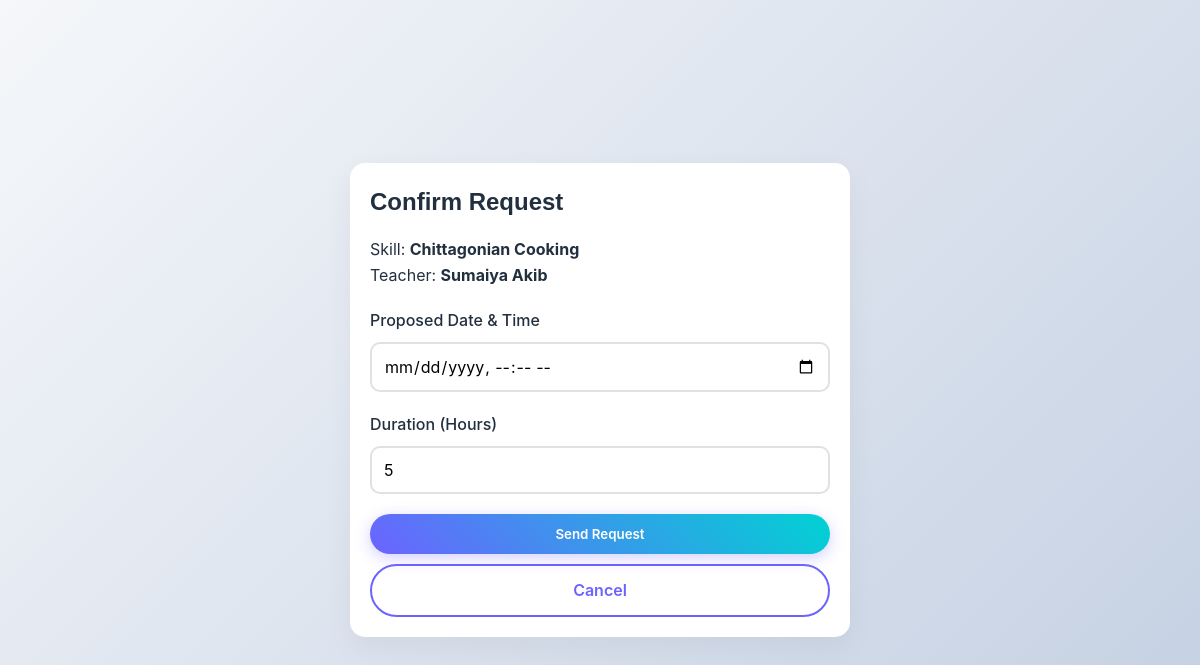
Page /skillswap/book_session.php?teacher_id=2&skill_id=2 (signed in) on the committed database.
### tables this page shows
CREATE TABLE user (
    user_id INT AUTO_INCREMENT PRIMARY KEY,
    
    first_name VARCHAR(50),
    last_name VARCHAR(50),
    email VARCHAR(120) UNIQUE NOT NULL,
    password VARCHAR(100) NOT NULL,
    role ENUM('admin','user') DEFAULT 'user',
    preferred_language VARCHAR(50),
    city VARCHAR(80),
    country VARCHAR(80),

    skillpoints INT DEFAULT 0
);

CREATE TABLE skill (
    skill_id INT AUTO_INCREMENT PRIMARY KEY,
    title VARCHAR(200) NOT NULL,
    category VARCHAR(100),
    difficulty_level VARCHAR(50),
    difficulty_notes VARCHAR(255),
    est_learning_time INT,
    is_verified BOOLEAN DEFAULT FALSE
);

### skillswap/book_session.php (the view, shortened to what this page needs)
<?php
include 'includes/db.php';
$teacher_id = intval($_GET['teacher_id']);
$skill_id = intval($_GET['skill_id']);
$sql = "SELECT u.first_name, u.last_name, s.title, s.est_learning_time
        FROM user u, skill s
        WHERE u.user_id = $teacher_id AND s.skill_id = $skill_id";
$info = $conn->query($sql)->fetch_assoc();
?>
<!DOCTYPE html>
<html lang="en">
<head>
    <link rel="stylesheet" href="css/style.css">
</head>
<body style="display:flex; justify-content:center; align-items:center; min-height:100vh;">
<div class="card" style="width: 100%; max-width: 500px;">
    <h2>Confirm Request</h2>
    <p>Skill: <strong><?php echo $info['title']; ?></strong></p>
    <p>Teacher: <strong><?php echo $info['first_name'] . ' ' . $info['last_name']; ?></strong></p>
    <form method="POST" action="" style="margin-top: 20px;">
        <div class="form-group">
            <label>Proposed Date & Time</label>
            <input type="datetime-local" name="scheduled_time" required>
        </div>
        <div class="form-group">
            <label>Duration (Hours)</label>
            <input type="number" name="duration" value="<?php echo $info['est_learning_time'] ? $info['est_learning_time'] : 1; ?>" min="1" max="5">
        </div>
        <button type="submit" class="btn btn-primary" style="width: 100%;">Send Request</button>
        <a href="skills.php" class="btn btn-outline" style="width: 100%; text-align: center; margin-top: 10px; display:block;">Cancel</a>
    </form>
</div>
</body>
</html>

### skillswap/css/style.css (style rules this page uses)
:root { --primary: #6C63FF; --primary-dark: #5a52d5; --secondary: #00D2D3; --accent: #FF9F43; --danger: #FF6B6B; --success: #1dd1a1; --dark: #222f3e; --light: #f8f9fa; --glass: rgba(255, 255, 255, 0.95); --glass-border: rgba(255, 255, 255, 0.2); --font-heading: 'Poppins', sans-serif; --font-body: 'Inter', sans-serif; }
* { margin: 0; padding: 0; box-sizing: border-box; font-family: var(--font-body); }
body { background: linear-gradient(135deg, #f5f7fa 0%, #c3cfe2 100%); color: var(--dark); line-height: 1.6; min-height: 100vh; }
h1, h2, h3, h4, h5, h6 { font-family: var(--font-heading); color: var(--dark); margin-bottom: 1rem; }
a { text-decoration: none; color: var(--primary); transition: all 0.3s ease; }
.btn { display: inline-block; padding: 12px 24px; border-radius: 50px; font-weight: 600; cursor: pointer; border: none; transition: transform 0.2s, box-shadow 0.2s; }
.btn-primary { background: linear-gradient(45deg, var(--primary), var(--secondary)); color: white; box-shadow: 0 4px 15px rgba(108, 99, 255, 0.3); }
.btn-outline { background: transparent; border: 2px solid var(--primary); color: var(--primary); }
.card { background: white; border-radius: 15px; padding: 20px; box-shadow: 0 10px 30px rgba(0,0,0,0.05); transition: transform 0.3s; }
.form-group { margin-bottom: 20px; }
label { display: block; margin-bottom: 8px; font-weight: 500; }
input, select, textarea { width: 100%; padding: 12px; border: 2px solid #e1e1e1; border-radius: 10px; font-size: 1rem; transition: border-color 0.3s; }

### rows in the picture
user: skill.title "Chittagonian Cooking", first_name "Sumaiya", last_name "Akib", duration "5"
